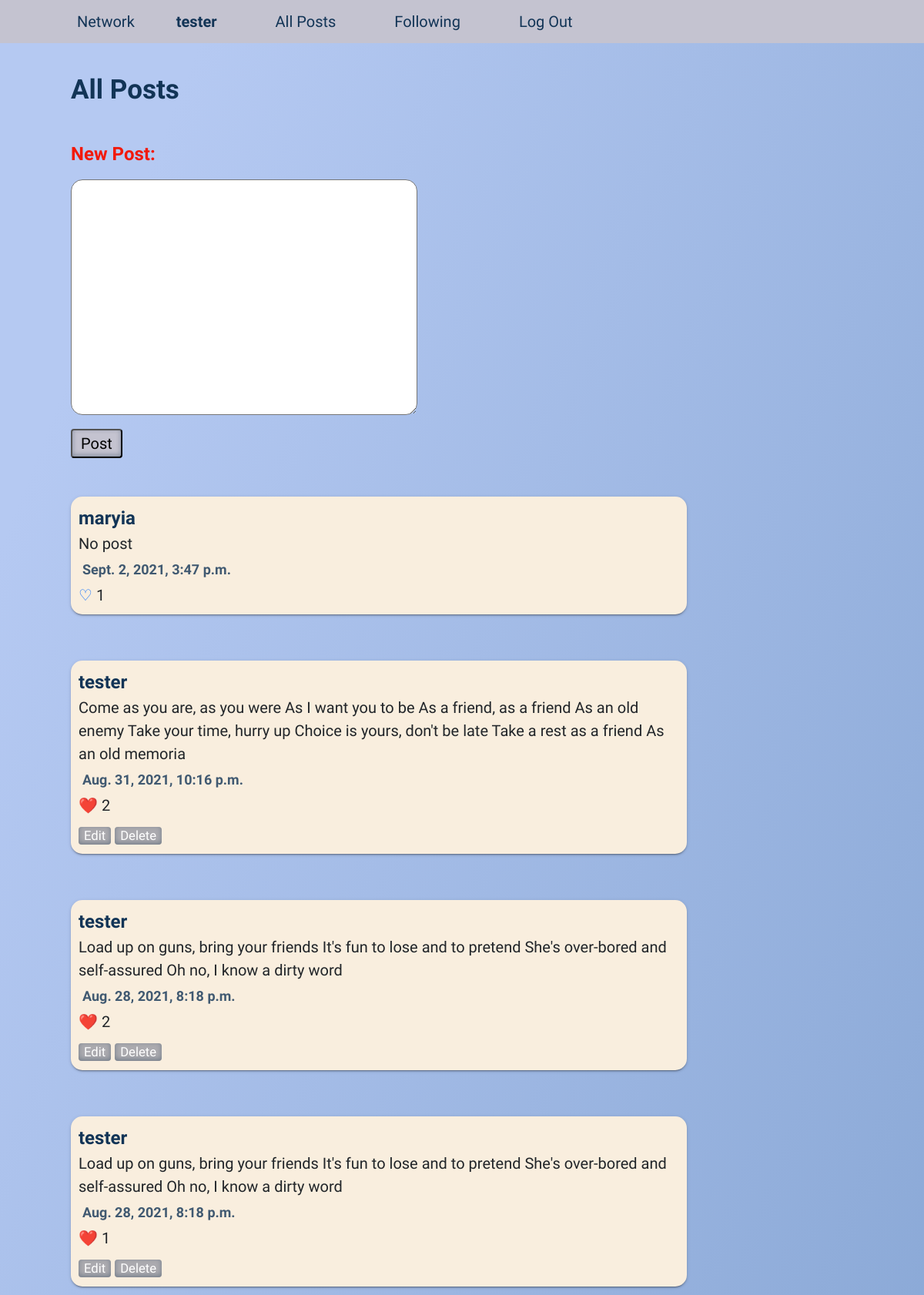
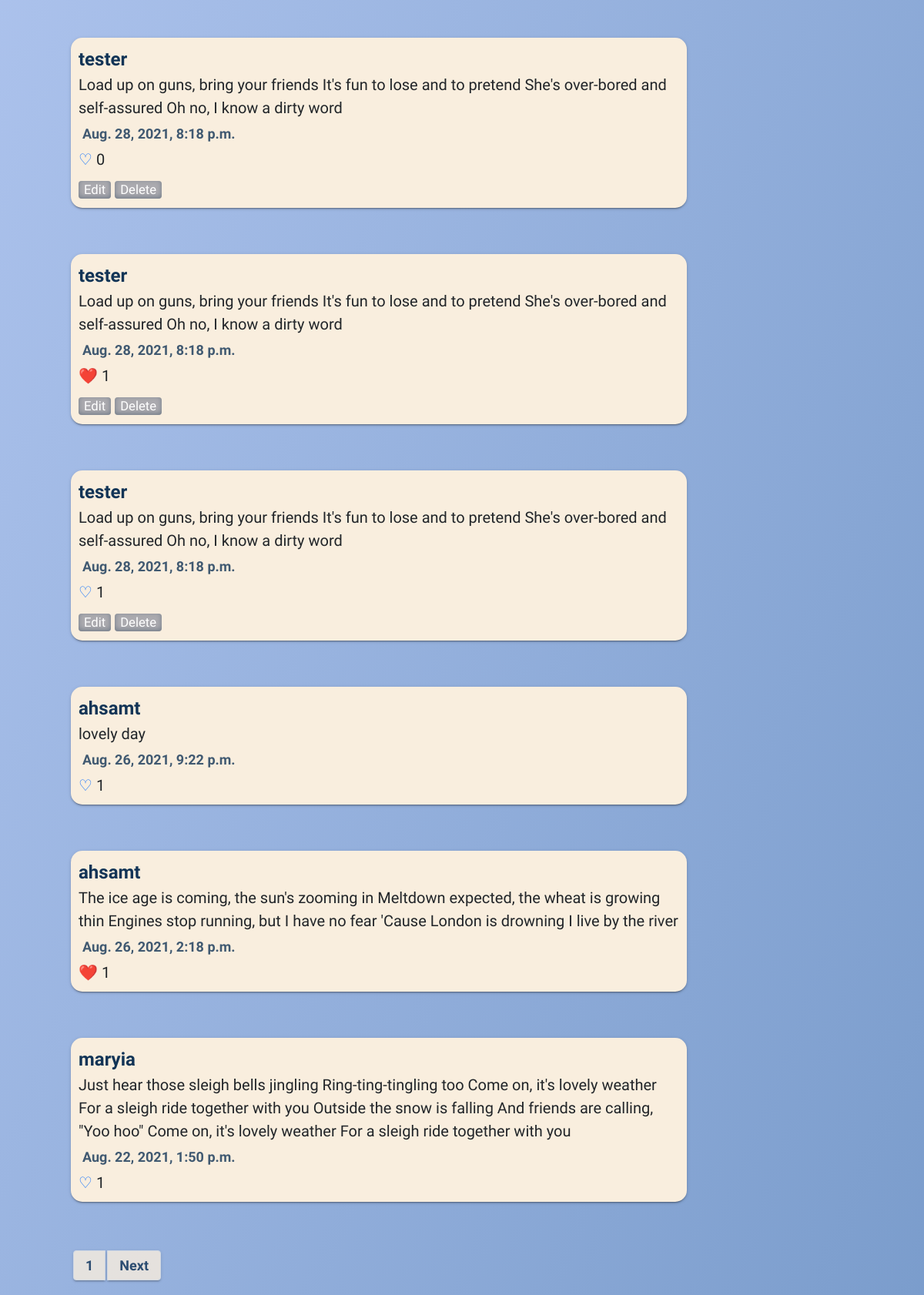
The app's page / (signed in) with its own data (2 pictures, top to bottom).
### network/models.py (models this page shows, shortened)
class User(AbstractUser):
    pass

class Post(models.Model):
    content = models.TextField(max_length = 500, blank = False)
    date = models.DateTimeField(default = timezone.now)
    author = models.ForeignKey(User, on_delete = models.CASCADE, null = True, related_name="posts")
    likedBy = models.ManyToManyField(User, blank = True, related_name = "likers")

### network/views.py (the view, shortened to what this page needs)
# urls.py: path("", views.index, name = "index"),
def index(request):
    if request.method == "GET":
        posts = sort_by_date_reverse(Post.objects.all())
        paginator = Paginator(posts,10)
        page_number = request.GET.get('page')
        page_obj = paginator.get_page(page_number)
    return render(request, "network/index.html", { "postForm":NewPost(), "posts":page_obj})

### network/views.py
class NewPost(forms.Form):
    content = forms.CharField(label = "Content", required = True, widget = forms.Textarea)

### network/utils.py (called while the page is built)
def sort_by_date_reverse(posts):
    posts = sorted(posts, key = lambda p: (p.date), reverse = True)
    return posts

### network/templates/network/index.html (shortened to what this page needs)
{% extends "network/layout.html" %}
{% block body %}
<h1>All Posts</h1>
{% if user.is_authenticated %}
<form class="new-post-form" action="" method="post">
  <h3>New Post:</h3>
  {{ postForm.content }}
  <br />
  <button type="submit">Post</button>
</form>
{% endif %}
<br />
{% include "network/posts.html" with posts=posts %}
{% include "network/pagination.html" with posts=posts %}
{% endblock %}

### network/templates/network/layout.html (shortened to what this page needs)
{% load static %}
<!DOCTYPE html>
<html lang="en">
  <head>
    <link
      href="https://cdn.jsdelivr.net/npm/bootstrap@5.1.0/dist/css/bootstrap.min.css"
      rel="stylesheet"
    />
    <link href="{% static 'network/styles.css' %}" rel="stylesheet" />
  </head>
  <body>
    <div class="navigation">
      <nav class="navbar navbar-expand-lg">
        <a class="navbar-brand" href="{% url 'index' %}">Network</a>
        <div>
          <ul class="navbar-nav mr-auto">
            {% if user.is_authenticated %}
            <li class="nav-item">
              <a class="nav-link" href="/{{ user.username }}"><strong id="userID">{{ user.username }}</strong></a>
            </li>
            {% endif %}
            <li class="nav-item">
              <a class="nav-link" href="{% url 'index' %}">All Posts</a>
            </li>
            {% if user.is_authenticated %}
            <li class="nav-item">
              <a class="nav-link" href="{% url 'following' %}">Following</a>
            </li>
            <li class="nav-item">
              <a class="nav-link" href="{% url 'logout' %}">Log Out</a>
            </li>
            {% endif %}
          </ul>
        </div>
      </nav>
    </div>
    <div class="container">
      <div class="body">{% block body %} {% endblock %}</div>
    </div>
  </body>
</html>

### network/templates/network/posts.html (shortened to what this page needs)
{% for post in posts %}
<div class="post-section" id="postBlock{{ post.id }}">
  <a class="author" href="/{{ post.author }}">{{ post.author }}</a>
  <div id="postContent{{ post.id }}">{{ post.content }}</div>
  <div class="date">{{ post.date }}</div>
  {% if user.is_authenticated %} {% if user in post.likedBy.all %}
  <a href="/" class="like" data-postId="{{ post.id }}">❤️</a>
  {% else %}
  <a href="/" class="like" data-postId="{{ post.id }}">♡</a>
  {% endif %} {% else %}
  <a href="/" class="loginToLike">♡</a>
  {% endif %}
  <span class="num-likes" id="postLikes{{ post.id }}"> {{ post.likedBy.all|length }}</span>
  {% if user == post.author %}
  <br />
  <div class="mt-2">
    <a href="/" class="edit" data-postId="{{ post.id }}">Edit</a>
    <a href="/" class="delete" data-postId="{{ post.id }}">Delete</a>
  </div>
  {% endif %}
</div>
<br />
<br />
{% endfor %}

### network/static/network/styles.css (style rules this page uses)
:root { --background-gradient: linear-gradient(111.5deg, rgb(181, 201, 242) 11.1%, rgb(118, 153, 201) 107.5%); --grey-navbar-color: #c4c3d0; --headings-color: #123456; --red-text-color: #f21909; }
body { background: var(--background-gradient); font-family: "Kalam", cursive; font-size: 20px; }
h1, h2 { padding: 40px 0; color: var(--headings-color); font-weight: bold; }
h1 { font-size: 35px; }
h3 { font-size: 24px; font-weight: 650; padding-bottom: 10px; color: var(--red-text-color); }
a { text-decoration: none; }
textarea, .edit_content, input { outline: none; border-radius: 15px; width: 450px; }
button, .edit, .delete { transition: ease-in-out 200ms; border-radius: 4px; box-shadow: rgba(50, 50, 93, 0.25) 0px 50px 100px -20px, rgba(0, 0, 0, 0.3) 0px 30px 60px -30px, rgba(10, 37, 64, 0.35) 0px -2px 6px 0px inset; }
button, #loginButton { background-color: var(--grey-navbar-color); margin: 10px 0 20px 0; padding: 2px 11px; }
.container { margin-left: 80px; }
.navbar { background: var(--grey-navbar-color); padding: 5px 15px 5px 100px; }
.navbar-brand, .nav-link { color: var(--headings-color); }
.nav-link { margin: 0px 30px; }
.post-section { width: 800px; background-color: #f9eede; padding: 10px; border-radius: 15px; box-shadow: 0 2px 2px 0 rgba(0, 0, 0, 0.14), 0 1px 5px 0 rgba(0, 0, 0, 0.12), 0 3px 1px -2px rgba(0, 0, 0, 0.2); }
.author { color: var(--headings-color); font-size: 24px; font-weight: bold; transition: ease-in-out 200ms; }
.edit, .delete { background-color: #abaaaf; color: white; padding: 2px 7px; font-size: smaller; }
.date { margin: 5px; font-size: 18px; opacity: 0.8; font-weight: bolder; color: var(--headings-color); }

### records on screen
User: username "tester"
Post: author "maryia", content "No post", date "Sept. 2, 2021, 3:47 p.m.", likedBy.all|length "1"
Post: author "tester", content "Come as you are, as you were As I want you to be As a friend, as a friend As an old enemy Take your time, hurry up Choice is yours, don't be late Take a rest as a friend As an old memoria", date "Aug. 31, 2021, 10:16 p.m.", likedBy.all|length "2"
Post: author "tester", content "Load up on guns, bring your friends It's fun to lose and to pretend She's over-bored and self-assured Oh no, I know a dirty word", date "Aug. 28, 2021, 8:18 p.m.", likedBy.all|length "2"
Post: author "tester", content "Load up on guns, bring your friends It's fun to lose and to pretend She's over-bored and self-assured Oh no, I know a dirty word", date "Aug. 28, 2021, 8:18 p.m.", likedBy.all|length "1"
Post: author "tester", content "Load up on guns, bring your friends It's fun to lose and to pretend She's over-bored and self-assured Oh no, I know a dirty word", date "Aug. 28, 2021, 8:18 p.m.", likedBy.all|length "0"
Post: author "tester", content "Load up on guns, bring your friends It's fun to lose and to pretend She's over-bored and self-assured Oh no, I know a dirty word", date "Aug. 28, 2021, 8:18 p.m.", likedBy.all|length "1"
Post: author "tester", content "Load up on guns, bring your friends It's fun to lose and to pretend She's over-bored and self-assured Oh no, I know a dirty word", date "Aug. 28, 2021, 8:18 p.m.", likedBy.all|length "1"
Post: author "ahsamt", content "lovely day", date "Aug. 26, 2021, 9:22 p.m.", likedBy.all|length "1"
Post: author "ahsamt", content "The ice age is coming, the sun's zooming in Meltdown expected, the wheat is growing thin Engines stop running, but I have no fear 'Cause London is drowning I live by the river", date "Aug. 26, 2021, 2:18 p.m.", likedBy.all|length "1"
Post: author "maryia", content "Just hear those sleigh bells jingling Ring-ting-tingling too Come on, it's lovely weather For a sleigh ride together with you Outside the snow is falling And friends are calling, \"Yoo hoo\" Come on, it's lovely weather For a sleigh ride together with you", date "Aug. 22, 2021, 1:50 p.m.", likedBy.all|length "1"

### other values on screen
{{ posts.number }} "1"
